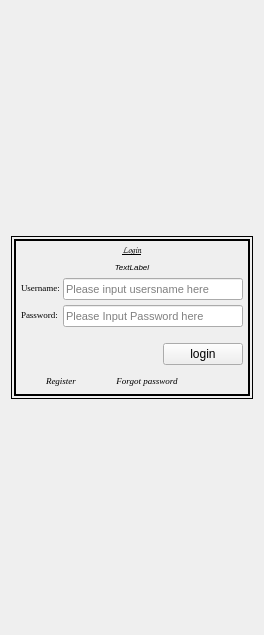
              <widget class="QWidget" name="page">
               <layout class="QVBoxLayout" name="verticalLayout_7">
                <item>
                 <spacer name="verticalSpacer_4">
                  <property name="orientation">
                   <enum>Qt::Vertical</enum>
                  </property>
                  <property name="sizeHint" stdset="0">
                   <size>
                    <width>20</width>
                    <height>225</height>
                   </size>
                  </property>
                 </spacer>
                </item>
                <item>
                 <widget class="QFrame" name="frame_7">
                  <property name="sizePolicy">
                   <sizepolicy hsizetype="Preferred" vsizetype="Preferred">
                    <horstretch>0</horstretch>
                    <verstretch>0</verstretch>
                   </sizepolicy>
                  </property>
                  <property name="frameShape">
                   <enum>QFrame::Box</enum>
                  </property>
                  <property name="frameShadow">
                   <enum>QFrame::Plain</enum>
                  </property>
                  <property name="lineWidth">
                   <number>1</number>
                  </property>
                  <layout class="QVBoxLayout" name="verticalLayout_5">
                   <property name="spacing">
                    <number>5</number>
                   </property>
                   <property name="leftMargin">
                    <number>2</number>
                   </property>
                   <property name="topMargin">
                    <number>2</number>
                   </property>
                   <property name="rightMargin">
                    <number>2</number>
                   </property>
                   <property name="bottomMargin">
                    <number>2</number>
                   </property>
                   <item>
                    <widget class="QFrame" name="frame_8">
                     <property name="frameShape">
                      <enum>QFrame::Box</enum>
                     </property>
                     <property name="frameShadow">
                      <enum>QFrame::Plain</enum>
                     </property>
                     <property name="lineWidth">
                      <number>2</number>
                     </property>
                     <layout class="QVBoxLayout" name="verticalLayout_6">
                      <property name="leftMargin">
                       <number>5</number>
                      </property>
                      <property name="topMargin">
                       <number>3</number>
                      </property>
                      <property name="rightMargin">
                       <number>5</number>
                      </property>
                      <property name="bottomMargin">
                       <number>3</number>
                      </property>
                      <item>
                       <widget class="QLabel" name="label_3">
                        <property name="font">
                         <font>
                          <family>Comic Sans MS</family>
                          <pointsize>7</pointsize>
                          <weight>75</weight>
                          <bold>true</bold>
                          <underline>true</underline>
                         </font>
                        </property>
                        <property name="mouseTracking">
                         <bool>true</bool>
                        </property>
                        <property name="tabletTracking">
                         <bool>true</bool>
                        </property>
                        <property name="text">
                         <string>Login</string>
                        </property>
                        <property name="alignment">
                         <set>Qt::AlignCenter</set>
                        </property>
                       </widget>
                      </item>
                      <item>
                       <widget class="QLabel" name="loginStatus">
                        <property name="font">
                         <font>
                          <family>Tahoma</family>
                          <pointsize>6</pointsize>
                          <weight>50</weight>
                          <italic>true</italic>
                          <bold>false</bold>
                         </font>
                        </property>
                        <property name="text">
                         <string>TextLabel</string>
                        </property>
                        <property name="alignment">
                         <set>Qt::AlignCenter</set>
                        </property>
                       </widget>
                      </item>
                      <item>
                       <layout class="QFormLayout" name="formLayout">
                        <property name="horizontalSpacing">
                         <number>3</number>
                        </property>
                        <property name="verticalSpacing">
                         <number>5</number>
                        </property>
                        <item row="0" column="0">
                         <widget class="QLabel" name="label_4">
                          <property name="font">
                           <font>
                            <family>Georgia</family>
                            <pointsize>7</pointsize>
                            <weight>50</weight>
                            <bold>false</bold>
                           </font>
                          </property>
                          <property name="text">
                           <string>Username:</string>
                          </property>
                          <property name="margin">
                           <number>5</number>
                          </property>
                         </widget>
                        </item>
                        <item row="0" column="1">
                         <widget class="QLineEdit" name="userid">
                          <property name="font">
                           <font>
                            <family>Tahoma</family>
                            <pointsize>8</pointsize>
                           </font>
                          </property>
                          <property name="focusPolicy">
                           <enum>Qt::ClickFocus</enum>
                          </property>
                          <property name="text">
                           <string/>
                          </property>
                          <property name="placeholderText">
                           <string>Please input usersname here</string>
                          </property>
                         </widget>
                        </item>
                        <item row="1" column="0">
                         <widget class="QLabel" name="label_5">
                          <property name="font">
                           <font>
                            <family>Georgia</family>
                            <pointsize>7</pointsize>
                            <weight>50</weight>
                            <bold>false</bold>
                           </font>
                          </property>
                          <property name="text">
                           <string>Password:</string>
                          </property>
                          <property name="margin">
                           <number>5</number>
                          </property>
                         </widget>
                        </item>
                        <item row="1" column="1">
                         <widget class="QLineEdit" name="password">
                          <property name="font">
                           <font>
                            <family>Tahoma</family>
                            <pointsize>8</pointsize>
                           </font>
                          </property>
                          <property name="text">
                           <string/>
                          </property>
                          <property name="echoMode">
                           <enum>QLineEdit::Password</enum>
                          </property>
                          <property name="placeholderText">
                           <string>Please Input Password here</string>
                          </property>
                         </widget>
                        </item>
                        <item row="2" column="1">
                         <layout class="QHBoxLayout" name="horizontalLayout_4">
                          <property name="topMargin">
                           <number>11</number>
                          </property>
                          <item>
                           <spacer name="horizontalSpacer_2">
                            <property name="orientation">
                             <enum>Qt::Horizontal</enum>
                            </property>
                            <property name="sizeType">
                             <enum>QSizePolicy::Expanding</enum>
                            </property>
                            <property name="sizeHint" stdset="0">
                             <size>
                              <width>100</width>
                              <height>20</height>
                             </size>
                            </property>
                           </spacer>
                          </item>
                          <item>
                           <widget class="QPushButton" name="loginBtn">
                            <property name="sizePolicy">
                             <sizepolicy hsizetype="Fixed" vsizetype="Fixed">
                              <horstretch>0</horstretch>
                              <verstretch>0</verstretch>
                             </sizepolicy>
                            </property>
                            <property name="minimumSize">
                             <size>
                              <width>45</width>
                              <height>0</height>
                             </size>
                            </property>
                            <property name="cursor">
                             <cursorShape>PointingHandCursor</cursorShape>
                            </property>
                            <property name="text">
                             <string>login</string>
                            </property>
                           </widget>
                          </item>
                         </layout>
                        </item>
                        <item row="2" column="0">
                         <widget class="QLabel" name="spacer">
                          <property name="text">
                           <string/>
                          </property>
                         </widget>
                        </item>
                       </layout>
                      </item>
                      <item>
                       <layout class="QHBoxLayout" name="horizontalLayout_5">
                        <item>
                         <widget class="QPushButton" name="reglinkBtn">
                          <property name="minimumSize">
                           <size>
                            <width>2</width>
                            <height>0</height>
                           </size>
                          </property>
                          <property name="font">
                           <font>
                            <family>Georgia</family>
                            <pointsize>7</pointsize>
                            <italic>true</italic>
                           </font>
                          </property>
                          <property name="toolTip">
                           <string>&lt;html&gt;&lt;head/&gt;&lt;body&gt;&lt;p&gt;Click to register new employees&lt;/p&gt;&lt;/body&gt;&lt;/html&gt;</string>
                          </property>
                          <property name="text">
                           <string>Register</string>
                          </property>
                          <property name="flat">
                           <bool>true</bool>
                          </property>
                         </widget>
                        </item>
                        <item>
                         <widget class="QPushButton" name="updatelinkBtn">
                          <property name="font">
                           <font>
                            <family>Georgia</family>
                            <pointsize>7</pointsize>
                            <italic>true</italic>
                           </font>
                          </property>
                          <property name="cursor">
                           <cursorShape>PointingHandCursor</cursorShape>
                          </property>
                          <property name="toolTip">
                           <string>&lt;html&gt;&lt;head/&gt;&lt;body&gt;&lt;p&gt;Click to update record&lt;/p&gt;&lt;/body&gt;&lt;/html&gt;</string>
                          </property>
                          <property name="text">
                           <string>Forgot password</string>
                          </property>
                          <property name="flat">
                           <bool>true</bool>
                          </property>
                         </widget>
                        </item>
                        <item>
                         <spacer name="horizontalSpacer_3">
                          <property name="orientation">
                           <enum>Qt::Horizontal</enum>
                          </property>
                          <property name="sizeHint" stdset="0">
                           <size>
                            <width>40</width>
                            <height>20</height>
                           </size>
                          </property>
                         </spacer>
                        </item>
                       </layout>
                      </item>
                     </layout>
                    </widget>
                   </item>
                  </layout>
                 </widget>
                </item>
                <item>
                 <spacer name="verticalSpacer_3">
                  <property name="orientation">
                   <enum>Qt::Vertical</enum>
                  </property>
                  <property name="sizeHint" stdset="0">
                   <size>
                    <width>20</width>
                    <height>225</height>
                   </size>
                  </property>
                 </spacer>
                </item>
               </layout>
              </widget>
